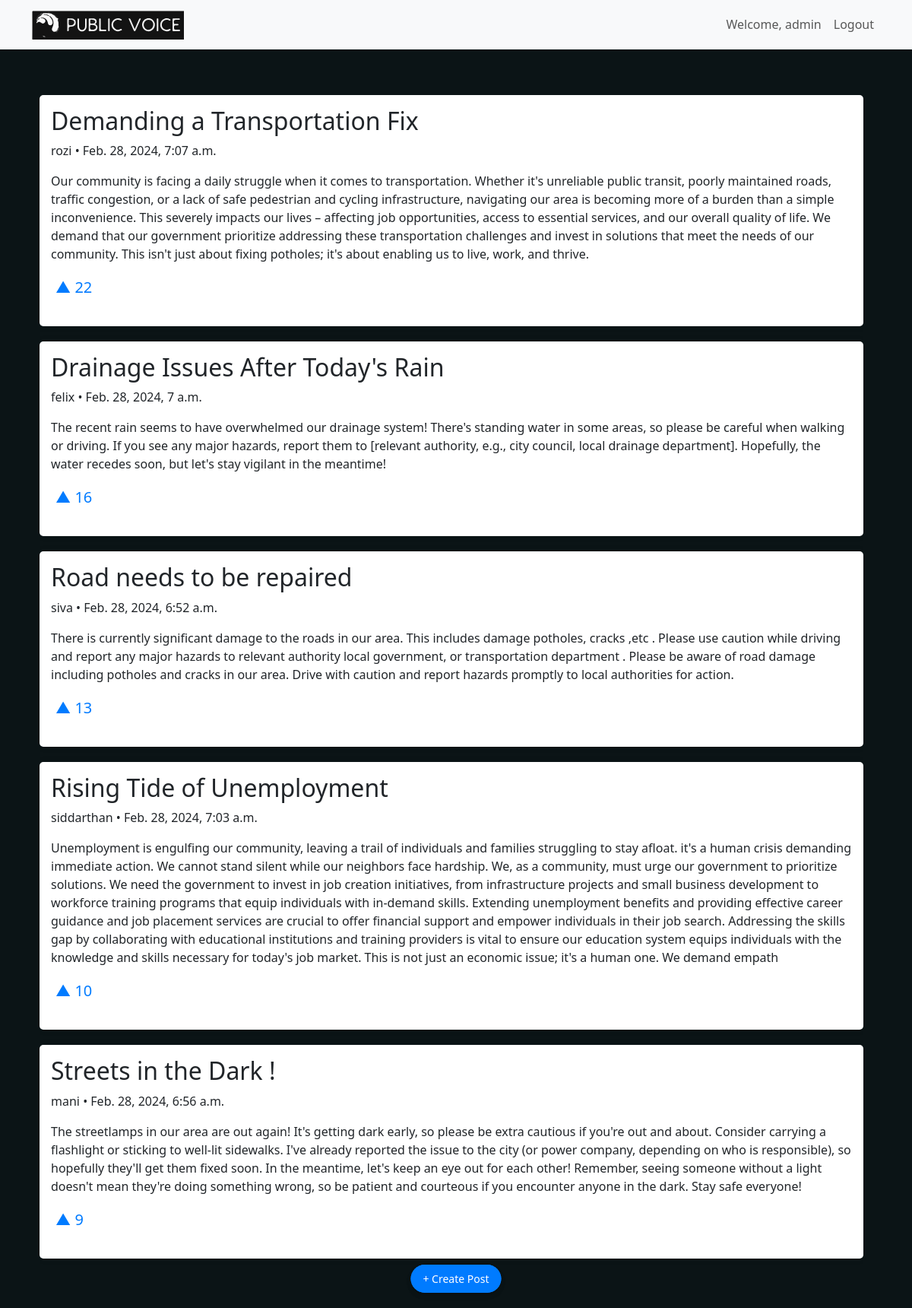
The app's page / (signed in) with its own data.
### home/models.py (models this page shows, shortened)
class post(models.Model):
    user = models.ForeignKey(User, related_name="posts", on_delete=models.CASCADE)
    title = models.CharField(max_length=100)
    content = models.TextField(max_length=10000)
    date_posted = models.DateTimeField(auto_now_add=True)
    upvotes = models.IntegerField(default=0)

### home/views.py (the view, shortened to what this page needs)
# urls.py: path('',views.home,name="home"),
def home(request):
    posts=post.objects.order_by('-upvotes')
    return render(request,"home.html",{'posts':posts})

### home/templates/home.html (shortened to what this page needs)
{% extends "layout.html" %}
{% block content %}
<div class="home-container">
  <div class="row">
    <div class="col-md-8">
      <div class="feed-container">
        <div class="feed">
          {% for post in posts %}
            <div class="post-box">
              <div class="post">
                <h2>{{ post.title }}</h2>
                <p>{{ post.user.username }} • {{ post.date_posted }}</p>
                <p>{{ post.content }}</p>
                <form action="{% url 'home' %}" method="post">
                  <button type="submit" name="upvote" class="upvote-btn">&#9650; {{ post.upvotes }}</button>
                </form>
              </div>
            </div>
          {% endfor %}
        </div>
      </div>
    </div>
  </div>
</div>
<div class="floating-button">
  <a href="{% url 'create' %}" class="btn btn-primary btn-lg">
  </a>
</div>
{% endblock %}

### home/templates/layout.html (shortened to what this page needs)
{% load static %}
<!DOCTYPE html>
<html lang="en">
<head>
    <link rel="stylesheet" href="https://cdn.jsdelivr.net/npm/bootstrap@5.3.3/dist/css/bootstrap.min.css">
    <link rel="stylesheet" href="{% static 'style.css' %}">
</head>
<body>
    <nav class="navbar navbar-expand-lg navbar-light bg-light">
        <div class="container">
            <a class="navbar-brand" href="{% url 'home' %}">
                <img src="{% static 'src/logob.svg' %}" alt="Logo" class="d-inline-block align-text-top" style="width: 200px; height: auto;">
            </a>
            <div class="collapse navbar-collapse" id="navbarNav">
                <ul class="navbar-nav ms-auto">
                    {% if user.is_authenticated %}
                        <li class="nav-item">
                            <a class="nav-link" href="#">Welcome, {{ user.username }}</a>
                        </li>
                        <li class="nav-item">
                            <a class="nav-link" href="{% url 'logout' %}">Logout</a>
                        </li>
                    {% else %}
                        <li class="nav-item">
                            <a class="nav-link" href="{% url 'user' %}">Login</a>
                        </li>
                    {% endif %}
                </ul>
            </div>
        </div>
    </nav>
    <div class="container">
        {% block content %}
        {% endblock %}
    </div>
    <div class="floating-button">
        <a href="{% url 'create' %}" class="btn btn-primary btn-lg">
            + Create Post
        </a>
    </div>
</body>
</html>

### home/static/style.css (style rules this page uses)
:root { --color-secondary-background-hover: #223237; --color-secondary-background-selected: #33464C; }
body { background-color: #0B1416; overflow-x: hidden; }
.navbar-brand img { width: 30px; height: 24px; }
.home-container { margin-left: 0px; }
.feed-container { width: 150%; margin: 0 auto; overflow-x: hidden; }
body { background-color: #0B1416; }
.feed-container { max-height: calc(100vh - 150px); overflow-y: auto; display: flex; justify-content: center; align-items: flex-start; padding: 10px; margin-top: 50px; }
.feed { overflow-x: auto; overflow-y: auto; }
.post { margin-bottom: 20px; }
.btn-primary { width: 100%; padding: 10px; border: none; border-radius: 5px; background-color: #007bff; color: #fff; cursor: pointer; }
.floating-button { position: fixed; bottom: 20px; left: 50%; transform: translateX(-50%); z-index: 1000; }
.floating-button .btn { border-radius: 20px; padding: 8px 16px; font-size: 14px; box-shadow: 0px 4px 6px rgba(0, 0, 0, 0.1); background-color: #007bff; color: #fff; border: none; }
.post-box { background-color: #ffffff; padding: 15px; margin-bottom: 20px; border-radius: 5px; box-shadow: 0 0 10px rgba(0, 0, 0, 0.1); width: 100%; }
.upvote-btn { background: none; border: none; font-size: 20px; color: #007bff; cursor: pointer; outline: none; }

### records on screen
post: title "Demanding a Transportation Fix", user.username "rozi", date_posted "Feb. 28, 2024, 7:07 a.m.", content "Our community is facing a daily struggle when it comes to transportation. Whether it's unreliable public transit, poorly maintained roads, traffic congestion, or a lack of safe pedestrian and cycling infrastructure, navigating our area is becoming more of a burden than a simple inconvenience. This severely impacts our lives – affecting job opportunities, access to essential services, and our overall quality of life. We demand that our government prioritize addressing these transportation challenges and invest in solutions that meet the needs of our community. This isn't just about fixing potholes; it's about enabling us to live, work, and thrive.", upvotes "22"
post: title "Drainage Issues After Today's Rain", user.username "felix", date_posted "Feb. 28, 2024, 7 a.m.", content "The recent rain seems to have overwhelmed our drainage system! There's standing water in some areas, so please be careful when walking or driving. If you see any major hazards, report them to [relevant authority, e.g., city council, local drainage department]. Hopefully, the water recedes soon, but let's stay vigilant in the meantime!", upvotes "16"
post: title "Road needs to be repaired", user.username "siva", date_posted "Feb. 28, 2024, 6:52 a.m.", content "There is currently significant damage to the roads in our area. This includes damage potholes, cracks ,etc . Please use caution while driving and report any major hazards to relevant authority local government, or transportation department . Please be aware of road damage including potholes and cracks in our area. Drive with caution and report hazards promptly to local authorities for action.", upvotes "13"
post: title "Rising Tide of Unemployment", user.username "siddarthan", date_posted "Feb. 28, 2024, 7:03 a.m.", content "Unemployment is engulfing our community, leaving a trail of individuals and families struggling to stay afloat. it's a human crisis demanding immediate action. We cannot stand silent while our neighbors face hardship. We, as a community, must urge our government to prioritize solutions. We need the government to invest in job creation initiatives, from infrastructure projects and small business development to workforce training programs that equip individuals with in-demand skills. Extending unemployment benefits and providing effective career guidance and job placement services are crucial to offer financial support and empower individuals in their job search. Addressing the skills gap by…", upvotes "10"
post: title "Streets in the Dark !", user.username "mani", date_posted "Feb. 28, 2024, 6:56 a.m.", content "The streetlamps in our area are out again! It's getting dark early, so please be extra cautious if you're out and about. Consider carrying a flashlight or sticking to well-lit sidewalks. I've already reported the issue to the city (or power company, depending on who is responsible), so hopefully they'll get them fixed soon. In the meantime, let's keep an eye out for each other! Remember, seeing someone without a light doesn't mean they're doing something wrong, so be patient and courteous if you encounter anyone in the dark. Stay safe everyone!", upvotes "9"

### other values on screen
{{ user.username }} "admin"
